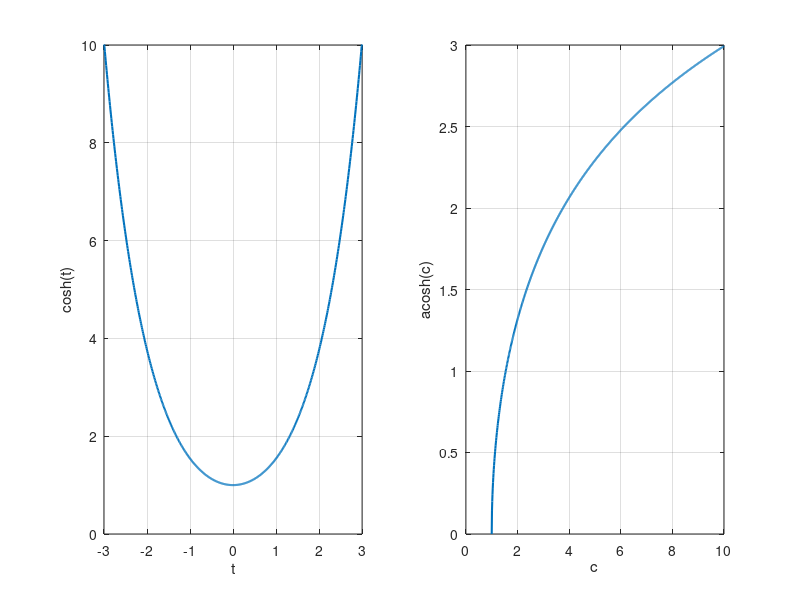
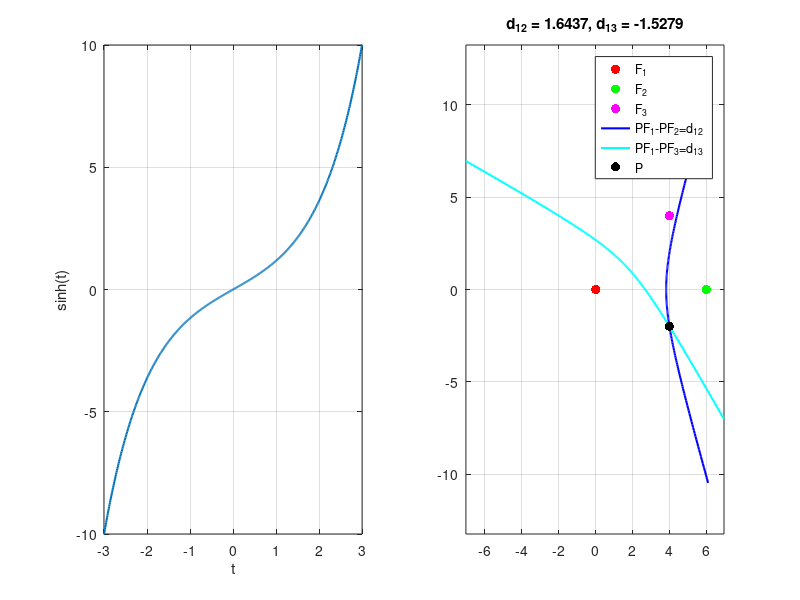

Source code (MATLAB) for these figures, in order:
% s.11-12, pisteiden [x1,y1] ja [x2,y2]
% kautta kulkeva suora y=kx+b
clear
close all
x1=-2
y1=3
x2=4
y2=1
k=(y2-y1)/(x2-x1)
b=-k*x1+y1
%vasen piste (sovitaan, etta x1<x2)
xv=x1-2
yv=k*xv+b
%oikea piste
xo=x2+2
yo=k*xo+b

plot([xv,xo],[yv,yo],'b','linewidth',2)
hold on
plot([x1,x2],[y1,y2],'r.','markersize',20)
hold off
grid
title(['k = ',num2str(k),', b = ',num2str(b)])

%% s.19, paraabeli 
clear
a=1.5
b=1
c=6
%huippu
x0=-b/(2*a)
y0=a*x0^2+b*x0+c
%x:n arvot kuvaajaa varten
L=2 %paraabelin leveys = 2L
xmin=x0-L
xmax=x0+L
x=xmin:L/1000:xmax; %alku:askel:loppu
%y:n arvot
y=a*x.^2+b*x+c;
plot(x,y,'b','linewidth',2)
hold
plot(x0,y0,'r.','markersize',20)
hold off
grid
axis equal

%% s.25, kolmen pisteen kautta kulkeva paraabeli

clear
close all
x1=-1
y1=2
x2=1
y2=0
x3=2
y3=4


% tapa 2

A=x1^2-x2^2
B=x1-x2
C=x1^2-x3^2
D=x1-x3
E=y1-y2
F=y1-y3

a=(D*E-B*F)/(A*D-B*C)
b=(A*F-C*E)/(A*D-B*C)
c=y1-a*x1^2-b*x1
%%
%kuvaaja
xmin=min([x1,x2,x3])-1
xmax=max([x1,x2,x3])+1
x=xmin:(xmax-xmin)/100:xmax; %alku:askel:loppu
%y:n arvot
y=a*x.^2+b*x+c;

plot(x,y,'linewidth',1.5)
hold
plot([x1,x2,x3],[y1,y2,y3],'r.','markersize',20)
hold off
grid

%% s.27 paraabelin ja suoran leikkauspisteet
clear
%suora y=kx+p
k=1
p=3
%paraabeli y=ax^2+bx+c
a=0.5
b=-2
c=2

D=(b-k)^2-4*a*(c-p)

if D>=0 %leikkaavat
    x1=(-(b-k)-sqrt(D))/(2*a)
    y1=k*x1+p
    x2=(-(b-k)+sqrt(D))/(2*a)
    y2=k*x2+p
    xmin=min([x1,x2])-2
    xmax=max([x1,x2])+2
    x=xmin:(xmax-xmin)/100:xmax;
    y=a*x.^2+b*x+c;
    ymin=k*xmin+p
    ymax=k*xmax+p
else
    x0=-b/(2*a);
    xmin=x0-3
    xmax=x0+3
    x=xmin:(xmax-xmin)/100:xmax;
    y=a*x.^2+b*x+c;
    ymin=k*xmin+p
    ymax=k*xmax+p
end

plot(x,y,'linewidth',1.5)
hold
plot([xmin,xmax],[ymin,ymax],'linewidth',1.5)
if D>=0
    plot([x1,x2],[y1,y2],'r.','markersize',20)
end
hold off
grid
title(['k = ',num2str(k),', p = ',num2str(p),', a = ',num2str(a),...
       ', b = ',num2str(b),', c = ',num2str(c)])


%% s.29, polttopiste ja heijastusominaisuus

clear
%close all
a=0.5%y=ax^2
L=2
x=-L:L/100:L;
y=a*x.^2;
%polttopiste
Fx=0
Fy=1/(4*a)
%heijastuspiste
xt=0.2
yt=a*xt^2
%tangentin kulmakerroin (s.31-32)
k=2*a*xt
plot(x,y,'linewidth',2)
hold on
plot([xt,xt,Fx],[yt+2,yt,Fy],'g','linewidth',2)%sade
plot([xt-1,xt+1],[yt-k*1,yt+k*1],'k','linewidth',2)%tangentti
plot(Fx,Fy,'r.','markersize',20)%polttopiste
plot(xt,yt,'b.','markersize',20)%heijastumispiste
hold off
axis equal
grid

%% s.35 tasaisesti kiihtyva liike
%s=v0*t+1/2*a*t^2

clear
v0=5
L=30
amin=-v0^2/(2*L)
a=amin+1
a=6.1
%L=v0*T+1/2*a*T^2
if a>0
    T=(-v0+sqrt(v0^2+2*a*L))/a;
elseif a>=amin
    T1=(-v0+sqrt(v0^2+2*a*L))/a;
    T2=(-v0-sqrt(v0^2+2*a*L))/a;
    T=T2;
else
     T=-2*v0/a;
end

t=0:T/100:T;
s=v0*t+1/2*a*t.^2;

plot(t,s,'linewidth',1.5)
hold
plot([0,T],[L,L],'k','linewidth',1.5)
if a>0
    plot(T,L,'r.','markersize',20)
elseif a>=amin
    plot([T1,T2],[L,L],'r.','markersize',20)
end
hold off
grid
xlim([0,T])
ylim([0,max([1.2*L,max(s)])])
if a>0
title(['L = ',num2str(L),', v_0 = ',num2str(v0),', a = ',num2str(a),', amin = ',num2str(amin),', T = ',num2str(T)])
elseif a>=amin
title(['L = ',num2str(L),', v_0 = ',num2str(v0),', a = ',num2str(a),', amin = ',num2str(amin),', T_1 = ',num2str(T1),',  T_2 = ',num2str(T2)])
else
title(['L = ',num2str(L),', v_0 = ',num2str(v0),', a = ',num2str(a),', amin = ',num2str(amin)])
end
xlabel('aika t')
ylabel('etaisyys s')

%% s.45 vaakasuora lentomatka
clear
h=5
v0=25
g=9.81
alfa=0:0.1:90;
xmax=v0^2/g*cosd(alfa).*(sind(alfa)+sqrt(sind(alfa).^2+2*g*h/v0^2));

%suurimmillaan, kun alfa=alfa0
alfa0=atand(v0/sqrt(v0^2+2*g*h))
%maksimiarvo
xmax0=v0/g*sqrt(v0^2+2*g*h)

figure(1)
plot(alfa,xmax,'linewidth',1.5)
hold
plot(alfa0,xmax0,'r.','markersize',20)
hold off
grid
xlabel('lahtokulma \alpha')
ylabel('vaakasora lentomatka')
title(['xmax = ',num2str(xmax0),', kun \alpha = ',num2str(alfa0)])

%% s.51, maali
clear
L=10
H=6
g=9.81
minv0=sqrt(g*L^2/(sqrt(H^2+L^2)-H))
%%
v0=minv0+1
if v0>=minv0
k=g*L^2/v0^2+H
C=sqrt(L^2+H^2)
beta=asind(k/C)
theta=atan2d(H,-L)
alfa1=1/2*(180+beta-theta)
alfa2=1/2*(360-beta-theta)

a1=-g/(2*(v0*cosd(alfa1))^2)
b1=tand(alfa1)
a2=-g/(2*(v0*cosd(alfa2))^2)
b2=tand(alfa2)

x=0:L/100:L;
y1=a1*x.^2+b1*x;
y2=a2*x.^2+b2*x;

plot(x,y1,'linewidth',1.5)
hold on
plot(x,y2,'linewidth',1.5)
plot(L,H,'r.','markersize',20)
hold off
grid
axis equal
title(['v0 = ',num2str(v0),', min v0 = ',num2str(minv0),...
    ', \alpha_1 = ',num2str(alfa1),', \alpha_2 = ',num2str(alfa2)])
end
%% s.59, ympyran ja suoran leikkauspiste
clear
close all %sulkee kuvaikkunat
k=0.5
b=1.5
x0=5
y0=7
r=5

%tapa2
A=k^2+1
B=2*b*k-2*k*y0-2*x0
C=b^2-2*b*y0+x0^2+y0^2-r^2

D=B^2-4*A*C

%ympyran pisteet
t=0:360;
xymp=x0+r*cosd(t);
yymp=y0+r*sind(t);

plot(xymp,yymp,'b','linewidth',2)
hold on
plot(x0,y0,'b.','markersize',20)
xv=x0-r-1 %suoran vasen piste kuvaa varten
xo=x0+r+1 %suoran oikea piste kuvaa varten
yv=k*xv+b
yo=k*xo+b

plot([xv,xo],[yv,yo],'k','linewidth',2)
if D>=0 %leikkaavat
x1=(-B-sqrt(D))/(2*A)
y1=k*x1+b
x2=(-B+sqrt(D))/(2*A)
y2=k*x2+b
plot([x1,x2],[y1,y2],'r.','markersize',20)
end
hold off
axis equal
grid



%% s.61 paikannus
clear
%close all
%tukiasemat
%P1
x1=0
y1=0
%P2
x2=6
y2=-2
%P3
x3=3
y3=3
%testipiste P
x0=3
y0=1
%mittaustulokset

r1=sqrt((x0-x1)^2+(y0-y1)^2)-0.7 %PP1+virhe
r2=sqrt((x0-x2)^2+(y0-y2)^2)-0.4 %PP2+virhe
r3=sqrt((x0-x3)^2+(y0-y3)^2)-0.9 %PP3+virhe

%arvio P:n paikalle
%yhtaloparin
%ax+by=e
%cx+dy=f
%ratkaisu x,y

a=2*(x3-x1)
b=2*(y3-y1)
e=x3^2-x1^2+y3^2-y1^2+r1^2-r3^2
c=2*(x3-x2)
d=2*(y3-y2)
f=x3^2-x2^2+y3^2-y2^2+r2^2-r3^2

x=(d*e-b*f)/(a*d-b*c)
y=(a*f-c*e)/(a*d-b*c)

%ympyrat
t=0:1:360;
co=cosd(t);
si=sind(t);

ymp1x=x1+r1*co;
ymp1y=y1+r1*si;
ymp2x=x2+r2*co;
ymp2y=y2+r2*si;
ymp3x=x3+r3*co;
ymp3y=y3+r3*si;

%ympyraparien maaraamat suorat
%ympyrat 1 ja 2
L=sqrt((x1-x2)^2+(y1-y2)^2)%keskipisteiden valinen etaisyys
L1=L/2+(r1^2-r2^2)/(2*L) %suoran etaisyys keskipisteesta [x1,y1]
th=atan2d(y2-y1,x2-x1) %keskipisteiden yhdysjanan suuntakulma
px=x1+L1*cosd(th) %suoran piste yhdysjanalla
py=y1+L1*sind(th)
R=max([r1,r2]) %suoran pituus  = 2R
p12ax=px+R*cosd(th+90); %suoran paatepisteet
p12ay=py+R*sind(th+90);
p12bx=px+R*cosd(th-90);
p12by=py+R*sind(th-90);
%ympyrat 1 ja 3
L=sqrt((x1-x3)^2+(y1-y3)^2)
L1=L/2+(r1^2-r3^2)/(2*L)
th=atan2d(y3-y1,x3-x1)
px=x1+L1*cosd(th)
py=y1+L1*sind(th)
R=max([r1,r3])
p13ax=px+R*cosd(th+90);
p13ay=py+R*sind(th+90);
p13bx=px+R*cosd(th-90);
p13by=py+R*sind(th-90);
%ympyrat 2 ja 3
L=sqrt((x2-x3)^2+(y2-y3)^2)
L1=L/2+(r2^2-r3^2)/(2*L)
th=atan2d(y3-y2,x3-x2)
px=x2+L1*cosd(th)
py=y2+L1*sind(th)
R=max([r2,r3])
p23ax=px+R*cosd(th+90);
p23ay=py+R*sind(th+90);
p23bx=px+R*cosd(th-90);
p23by=py+R*sind(th-90);



plot(ymp1x,ymp1y,'r','linewidth',2)
hold
plot(ymp2x,ymp2y,'g','linewidth',2)
plot(ymp3x,ymp3y,'b','linewidth',2)
plot(x1,y1,'r.','markersize',20)
plot(x2,y2,'g.','markersize',20)
plot(x3,y3,'b.','markersize',20)
p1=plot(x,y,'k.','markersize',20) %arvio
p2=plot(x0,y0,'m.','markersize',20) %todellinen
plot([p12ax,p12bx],[p12ay,p12by],'k')
plot([p13ax,p13bx],[p13ay,p13by],'k')
plot([p23ax,p23bx],[p23ay,p23by],'k')
hold off
grid
axis equal
legend([p1,p2],{'arvio','P'},'fontsize',12)

%% s.74, ellipsin heijastusominaisuus
clear
a=3
b=2
F1=sqrt(a^2-b^2)
F2=-F1
%parametrimuoto (s.71-72)
t=0:1:360;
x=a*cosd(t);
y=b*sind(t);

%ellipsin piste
k=75
Px=x(k)
Py=y(k)

%PF1+PF2=2a ?
PF1=sqrt((Px-F1)^2+(Py-0)^2)
PF2=sqrt((Px-F2)^2+(Py-0)^2)
['PF1+PF2 = ',num2str(PF1+PF2)]
['2a = ',num2str(2*a)]
%%
%ellipsin tangentti pisteessa P
%kulmakerroin (ellipsi_ja_hyperbeli.pdf)
k=-Px*Py/(a^2-Px^2)
L=2 %tangentin leveys = 2L
xv=Px-L
yv=Py-k*L
xo=Px+L
yo=Py+k*L



plot(x,y,'linewidth',1.5)
hold on
plot([-(a+1),a+1],[0,0],'k')
plot([0,0],[-(a+1),a+1],'k')
plot([F1,F2],[0,0],'r.','markersize',20)
plot([F1,Px,F2],[0,Py,0],'r','linewidth',1.3)
plot([xv,xo],[yv,yo],'k','linewidth',1.3)
plot(Px,Py,'b.','markersize',20)
hold off
grid
axis([-(a+1),a+1,-(a+1),a+1])
axis square



%% s.77- hyperbeli
clear
close
a=5
b=2
t=-2:0.01:2;
x=a*cosh(t);
y=b*sinh(t);

%polttopisteet
F1x=-sqrt(a^2+b^2)
F1y=0
F2x=sqrt(a^2+b^2)
F2y=0

%hyperbelin piste

k=100
Px=x(k);
Py=y(k);

%tarkastus
%PF1-PF2=2a ? (s.89)
PF1=sqrt((Px-F1x)^2+(Py-F1y)^2)
PF2=sqrt((Px-F2x)^2+(Py-F2y)^2)
PF1-PF2
2*a


plot(x,y,'b','linewidth',2) %oikea haara
hold
plot(-x,y,'b','linewidth',2) %vasen haara
r=max(x)
plot([-r,r],[0,0],'k')
plot([0,0],[-r,r],'k')
p1=plot([0,a],[0,0],'g','linewidth',3)
p2=plot([0,0],[0,b],'m','linewidth',3)
plot([a,a,-a,-a,a],[-b,b,b,-b,-b],'k')
plot([-r,r],[-b/a*r,b/a*r],'c')
plot([-r,r],[b/a*r,-b/a*r],'c')
p3=plot([F1x,F2x],[F1y,F2y],'r.','markersize',20)
p4=plot(Px,Py,'k.','markersize',20)
hold off
grid
axis([-r,r,-r,r])
axis square
title(['a = ',num2str(a),', b = ',num2str(b),', F_1,F_2 = \pm ',num2str(F1x),', P = [',num2str(Px),',',num2str(Py),']'])
legend([p1,p2,p3,p4],{'a','b','F_1,F_2','P'},'fontsize',11)

%% s.81- hyperboliset kosini ja sini ja kaanteiset area-funktiot
clear
t=-3:0.01:3;
x=cosh(t);
y=sinh(t);
c=1:0.01:10;
tc=acosh(c);
s=-10:0.01:10;
ts=asinh(s);

figure(1)
subplot(121)
plot(t,x,'linewidth',1.5)
grid
xlabel('t')
ylabel('cosh(t)')
xlim([-3,3])
ylim([0,10])

subplot(122)
plot(c,tc,'linewidth',1.5)
grid
xlabel('c')
ylabel('acosh(c)')
ylim([0,3])
xlim([0,10])


figure(2)
subplot(121)
plot(t,y,'linewidth',1.5)
grid
xlabel('t')
ylabel('sinh(t)')
xlim([-3,3])
ylim([-10,10])


subplot(122)
plot(s,ts,'linewidth',1.5)
grid
xlabel('s')
ylabel('asinh(s)')
ylim([-3,3])
xlim([-10,10])

%% s.91
clear
%close
L=10 %polttopisteiden F1 ja F2 valinen etaisyys F1F2
%polttopisteet
F1x=-L/2
F1y=0
F2x=L/2
F2y=0
d=-7%PF1-PF2, pitaa olla valilla -L ... L

%puoliakselit
a=abs(d)/2 %abs = itseisarvo, absolute value
b=sqrt((L/2)^2-a^2)

%hyperbelin pisteet
t=-2:0.01:2;
x0=(F1x+F2x)/2 %keskipiste
if d>0
xa=x0+a*cosh(t); %oikea haara
xb=x0-a*cosh(t); %vasen haara
else
xa=x0-a*cosh(t); %vasen haara
xb=x0+a*cosh(t); %oikea haara
end
y=b*sinh(t);

%P
k=300
Px=xa(k)
Py=y(k)

%tarkastus, PF1-PF2=d ?
PF1=sqrt((Px-F1x)^2+(Py-F1y)^2)
PF2=sqrt((Px-F2x)^2+(Py-F2y)^2)
PF1-PF2
d

plot(F1x,F1y,'m.','markersize',20)
hold
plot(F2x,F2y,'g.','markersize',20)
plot(Px,Py,'k.','markersize',20)
p1=plot([F1x,Px],[F1y,Py],'m','linewidth',1.5)
p2=plot([F2x,Px],[F2y,Py],'g','linewidth',1.5)
p3=plot(xa,y,'b','linewidth',2)
p4=plot(xb,y,'b')

r=12
plot([x0-r,x0+r],[0,0],'k')
%plot([0,0],[-r,r],'k')
hold off
grid
axis([x0-r,x0+r,-r,r])
axis square
title({['L = ',num2str(L),', d = ',num2str(d),...
      ', a = ',num2str(a),', b = ',num2str(b)]},'fontsize',12)
legend([p1,p2,p3,p4],{'PF_1','PF_2','PF_1 - PF_2 = d','PF_1 - PF_2 = - d'},'fontsize',10)

%%  s.93,  paikannus
clear
%close all
%F1=[0,0]
x1=0;
y1=0;
%F2=[x2,0]
x2=6;
y2=0;
%F3=[x3,y3]
x3=4;
y3=4;

L12=sqrt((x1-x2)^2+(y1-y2)^2); %F1F2
L13=sqrt((x1-x3)^2+(y1-y3)^2); %F1F3

%etaisyyksien erotukset
%joko
d12=4; %PF1-PF2, valilla -L12 ... L12
d13=2; %PF1-PF3, valilla -L13 ... L13
%tai 
Px=4;
Py=-2;
PF1=sqrt((x1-Px)^2+(y1-Py)^2);
PF2=sqrt((x2-Px)^2+(y2-Py)^2);
PF3=sqrt((x3-Px)^2+(y3-Py)^2);
d12=PF1-PF2;
d13=PF1-PF3;


%hyperbelien leikkauspiste
%merkinnat kuten hyperbeli_paikannus.pdf:ssa

%a*x+b*y=e1*R+e2
%c*x+d*y=f1*R+f2
a=2*x2;
b=2*y2;
c=2*x3;
d=2*y3;
e1=2*d12;
e2=x2^2+y2^2-d12^2;
f1=2*d13;
f2=x3^2+y3^2-d13^2;
%x=alfa*R+beta
%y=gamma*R+delta
alfa=(d*e1-b*f1)/(a*d-b*c);
beta=(d*e2-b*f2)/(a*d-b*c);
gamma=(a*f1-c*e1)/(a*d-b*c);
delta=(a*f2-c*e2)/(a*d-b*c);
%A*R^2+B*R+C=0
A=alfa^2+gamma^2-1;
B=2*(alfa*beta+gamma*delta);
C=beta^2+delta^2;
D=B^2-4*A*C;

if D>=0
Rp=(-B+sqrt(D))/(2*A);
Rm=(-B-sqrt(D))/(2*A);
xp=alfa*Rp+beta;
yp=gamma*Rp+delta;
xm=alfa*Rm+beta;
ym=gamma*Rm+delta;
%tarkastus
PpF1=sqrt((x1-xp)^2+(y1-yp)^2);
PpF2=sqrt((x2-xp)^2+(y2-yp)^2);
PpF3=sqrt((x3-xp)^2+(y3-yp)^2);
PpF1-PpF2
d12
PpF1-PpF3
d13
PmF1=sqrt((x1-xm)^2+(y1-ym)^2);
PmF2=sqrt((x2-xm)^2+(y2-ym)^2);
PmF3=sqrt((x3-xm)^2+(y3-ym)^2);
PmF1-PmF2
d12
PmF1-PmF3
d13
end



%kuva
%hyperbelit
tmax=2;
t=-tmax:tmax/100:tmax;
%PF1-PF2=d12
%polttopisteiden F1 ja F2 valinen etaisyys = L12
%keskipiste
x01=L12/2; %y01=0
%puoliakselit
a1=abs(d12/2);
b1=sqrt((L12/2)^2-a1^2);

if d12>0
h1x=x01+a1*cosh(t); %oikea haara
else
h1x=x01-a1*cosh(t); %vasen haara
end
h1y=b1*sinh(t);


%PF1-PF3=d13
%polttopisteiden valinen etaisyys = L13
%hyperbelin pisteiden koordinaatit, kun polttopisteet ovat [0,0] ja [L13,0]
%keskipiste
x02=L13/2; %y02=0
%puoliakselit
a2=abs(d13/2);
b2=sqrt((L13/2)^2-a2^2);
if d13>0
h2x=x02+a2*cosh(t); %oikea haara
else
h2x=x02-a2*cosh(t); %vasen haara
end
h2y=b2*sinh(t);

%napakoordinaatit
r=sqrt(h2x.^2+h2y.^2);
th=atan2(h2y,h2x);
%kierretaan pisteita F1F3:n suuntakulman alfa verran
alfa=atan2(y3,x3);
%kierretty hyperbeli
h2x=r.*cos(th+alfa);
h2y=r.*sin(th+alfa);


plot(x1,y1,'r.','markersize',20)
hold on
plot(x2,y2,'g.','markersize',20)
plot(x3,y3,'m.','markersize',20)
plot(h1x,h1y,'b','linewidth',1.5) %PF1-PF2=d12
plot(h2x,h2y,'c','linewidth',1.5) %PF1-PF3=d13
if D>=0
     %[xm,ym]
     P1F1=sqrt((xm-x1)^2+(ym-y1)^2);
     P1F2=sqrt((xm-x2)^2+(ym-y2)^2);
     P1F3=sqrt((xm-x3)^2+(ym-y3)^2);
     if abs(P1F1-P1F2-d12)<10^-10 & abs(P1F1-P1F3-d13)<10^-10
     plot(xm,ym,'k.','markersize',20)
     end
     %[xp,yp]
     P2F1=sqrt((xp-x1)^2+(yp-y1)^2);
     P2F2=sqrt((xp-x2)^2+(yp-y2)^2);
     P2F3=sqrt((xp-x3)^2+(yp-y3)^2);
     if abs(P2F1-P2F2-d12)<10^-10 & abs(P2F1-P2F3-d13)<10^-10
     plot(xp,yp,'k.','markersize',20)
     end
end
hold off
grid
axis equal
title(['d_{12} = ',num2str(d12),', d_{13} = ',num2str(d13)])
legend('F_1','F_2','F_3','PF_1-PF_2=d_{12}','PF_1-PF_3=d_{13}','P')

